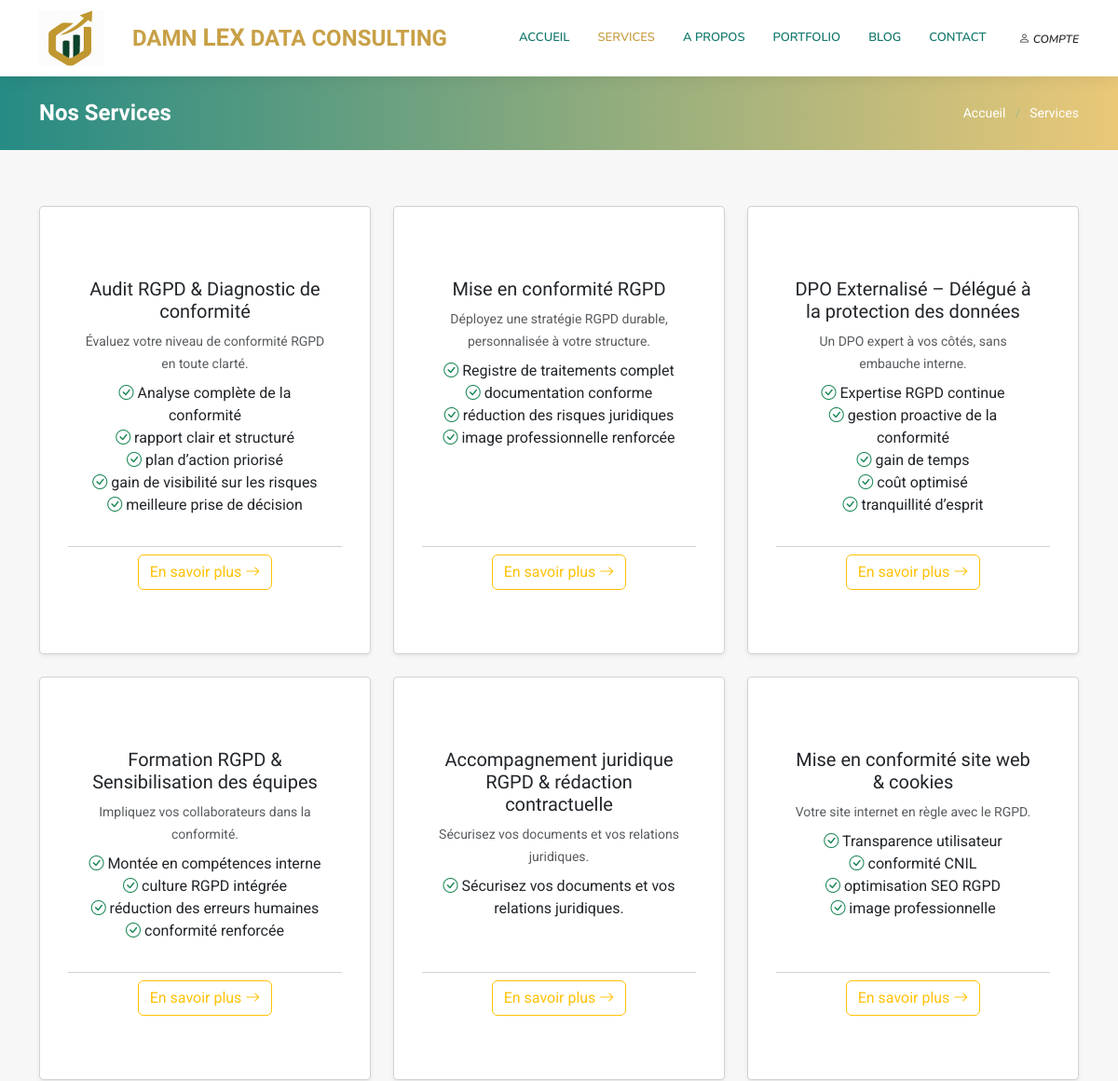
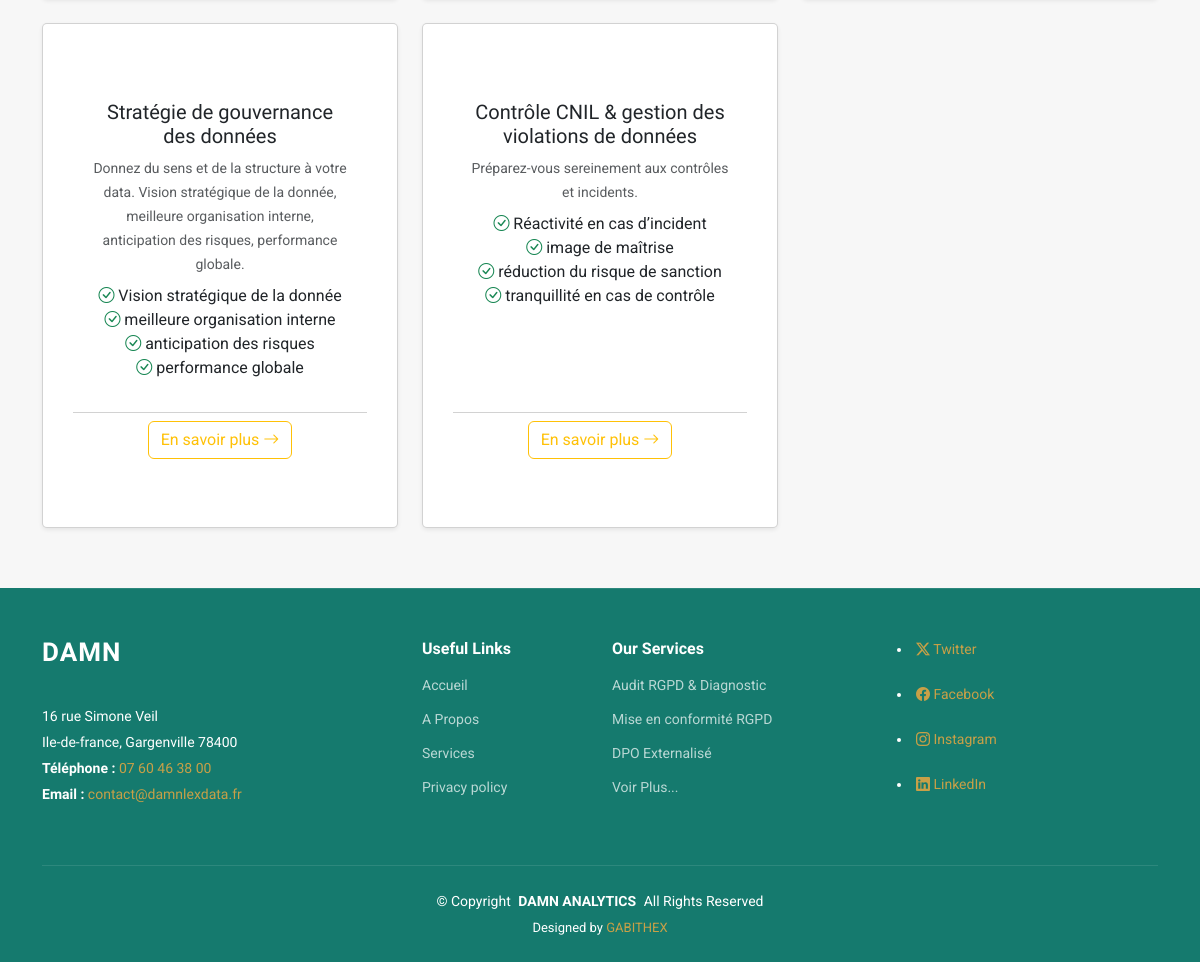
Page /services/ on the committed database (2 pictures, top to bottom).
### nene/models.py (models this page shows, shortened)
class Service(models.Model):
    title = models.CharField(
        max_length=255,
        verbose_name="Titre du service"
    )
    slug = models.SlugField(
        unique=True,
        blank=True,
        null=True,
    )
    short_description = models.CharField(
        max_length=255,
        null=True,
        verbose_name="Description courte",
        help_text="Une phrase percutante qui résume le service."
    )
    detailed_description = models.TextField(
        null=True,
        verbose_name="Description complète",
        help_text="Explique en quoi ce service est utile et ses avantages."
    )
    benefits = models.TextField(
        null=True,
        verbose_name="Avantages clés",
        help_text="Liste des bénéfices concrets, séparés par des virgules."
    )
    target_clients = models.CharField(
        max_length=255,
        null=True,
        verbose_name="Public cible",
        help_text="Ex: Startups, PME, Grandes entreprises, Freelancers..."
    )
    image = models.ImageField(
        upload_to="services/",
        blank=True,
        null=False,
        verbose_name="Image illustrant le service"
    )
    call_to_action = models.CharField(
        max_length=255,
        null=True,
        blank=True,
        verbose_name="Texte d'appel à l'action",
        help_text="Ex: Contactez-nous pour une consultation gratuite"
    )
    created_at = models.DateTimeField(
        auto_now_add=True,
        verbose_name="Date de création"
    )
    class Meta:
        verbose_name = "Service"
        verbose_name_plural = "Services"
        ordering = ['created_at']  # Optionnel, pour trier les services par date de création

### nene/views.py (the view)
# urls.py: path('services/', views.services, name='services'),
def services(request):
    services_list = Service.objects.all()
    for service in services_list:
        service.benefits_list = service.benefits.split(",") if service.benefits else []
    return render(request, 'nene/services.html', {'services': services_list, "timestamp": now().timestamp()})

### templates/nene/services.html (shortened to what this page needs)
{% extends "nene/base.html" %}
{% load static %}
{% block content %}
    <div class="page-title accent-background">
        <div class="container d-lg-flex justify-content-between align-items-center">
            <h1 class="mb-2 mb-lg-0">Nos Services</h1>
            <nav class="breadcrumbs">
                <ol>
                    <li><a href="{% url 'index' %}">Accueil</a></li>
                    <li class="current">Services</li>
                </ol>
            </nav>
        </div>
    </div>
    <section id="services" class="services section light-background">
        <div class="container">
            <div class="row row-cols-1 row-cols-md-2 row-cols-lg-3 g-4">
                {% for service in services %}
                    <div class="col">
                        <div class="card h-100 shadow-sm service-item position-relative">
                            <div class="card-body">
                                <h5 class="card-title">{{ service.title }}</h5>
                                <p class="card-text text-muted">{{ service.short_description }}</p>
                                {% if service.benefits_list %}
                                    <ul class="list-unstyled mt-2">
                                        {% for benefit in service.benefits_list %}
                                            <li><i class="bi bi-check-circle text-success"></i> {{ benefit }}</li>
                                        {% endfor %}
                                    </ul>
                                {% endif %}
                            </div>
                            <div class="card-footer bg-white text-center d-flex justify-content-center">
                                <a href="{% url 'service_detail' service.slug %}" class="btn btn-outline-warning">
                                    En savoir plus <i class="bi bi-arrow-right"></i>
                                </a>
                            </div>
                        </div>
                    </div>
                {% endfor %}
            </div>
        </div>
    </section>
{% endblock %}

### static/nene/css/main.css (style rules this page uses)
:root { --default-font: "Roboto", system-ui, -apple-system, "Segoe UI", Roboto, "Helvetica Neue", Arial, "Noto Sans", "Liberation Sans", sans-serif, "Apple Color Emoji", "Segoe UI Emoji", "Segoe UI Symbol", "Noto Color Emoji"; --heading-font: "Raleway", sans-serif; --nav-font: "Nunito", sans-serif; }
:root { --background-color: #ffffff; --default-color: #2B2B2B; --heading-color: #C8A047; --accent-color: #C8A047; --surface-color: #ffffff; --contrast-color: #ffffff; --muted-color: #6c757d; --link-color: #157A6E; }
:root { --nav-color: #157A6E; --nav-hover-color: #C8A047; --nav-mobile-background-color: #ffffff; --nav-dropdown-background-color: #ffffff; --nav-dropdown-color: #157A6E; --nav-dropdown-hover-color: #C8A047; }
.light-background { --background-color: #f7f7f7; --surface-color: #ffffff; }
.accent-background { --background-color: #C8A047; --default-color: #ffffff; --heading-color: #ffffff; --accent-color: #ffffff; --surface-color: #af8640; --contrast-color: #ffffff; }
:root { scroll-behavior: smooth; }
body { color: var(--default-color); background-color: var(--background-color); font-family: var(--default-font); }
a { color: var(--accent-color); text-decoration: none; transition: 0.3s; }
h1, h2, h3, h4, h5, h6 { color: var(--heading-color); font-family: var(--heading-font); }
.page-title { color: #ffffff; background: linear-gradient(90deg, #268b84, #eac878); padding: 25px 0; position: relative; }
.page-title h1 { font-size: 24px; font-weight: 700; }
.page-title .breadcrumbs ol { display: flex; flex-wrap: wrap; list-style: none; padding: 0; margin: 0; font-size: 14px; font-weight: 400; }
.page-title .breadcrumbs ol li+li { padding-left: 10px; }
.page-title .breadcrumbs ol li+li::before { content: "/"; display: inline-block; padding-right: 10px; color: color-mix(in srgb, #1fa9a0, transparent 70%); }
section, .section { color: var(--default-color); background-color: var(--background-color); padding: 60px 0; scroll-margin-top: 100px; overflow: clip; }
.services .service-item { background-color: var(--surface-color); box-shadow: 0px 5px 90px 0px rgba(0, 0, 0, 0.1); height: 100%; padding: 60px 30px; text-align: center; transition: 0.3s; border-radius: 5px; }
.services .service-item p { line-height: 24px; font-size: 14px; margin-bottom: 0; }
.service-item { transition: transform 0.03s ease-out, box-shadow 0.03s ease-out; animation: floating 3s infinite ease-in-out; }

### rows in the picture
Service: title "Audit RGPD & Diagnostic de conformité", short_description "Évaluez votre niveau de conformité RGPD en toute clarté.", benefits_list "Analyse complète de la conformité" "rapport clair et structuré" "plan d’action priorisé" "gain de visibilité sur les risques" "meilleure prise de décision"
Service: title "Mise en conformité RGPD", short_description "Déployez une stratégie RGPD durable, personnalisée à votre structure.", benefits_list "Registre de traitements complet" "documentation conforme" "réduction des risques juridiques" "image professionnelle renforcée"
Service: title "DPO Externalisé – Délégué à la protection des données", short_description "Un DPO expert à vos côtés, sans embauche interne.", benefits_list "Expertise RGPD continue" "gestion proactive de la conformité" "gain de temps" "coût optimisé" "tranquillité d’esprit"
Service: title "Formation RGPD & Sensibilisation des équipes", short_description "Impliquez vos collaborateurs dans la conformité.", benefits_list "Montée en compétences interne" "culture RGPD intégrée" "réduction des erreurs humaines" "conformité renforcée"
Service: title "Accompagnement juridique RGPD & rédaction contractuelle", short_description "Sécurisez vos documents et vos relations juridiques.", benefits_list "Sécurisez vos documents et vos relations juridiques."
Service: title "Mise en conformité site web & cookies", short_description "Votre site internet en règle avec le RGPD.", benefits_list "Transparence utilisateur" "conformité CNIL" "optimisation SEO RGPD" "image professionnelle"
Service: title "Stratégie de gouvernance des données", short_description "Donnez du sens et de la structure à votre data. Vision stratégique de la donnée, meilleure organisation interne, anticipation des risques, performance globale.", benefits_list "Vision stratégique de la donnée" "meilleure organisation interne" "anticipation des risques" "performance globale"
Service: title "Contrôle CNIL & gestion des violations de données", short_description "Préparez-vous sereinement aux contrôles et incidents.", benefits_list "Réactivité en cas d’incident" "image de maîtrise" "réduction du risque de sanction" "tranquillité en cas de contrôle"
